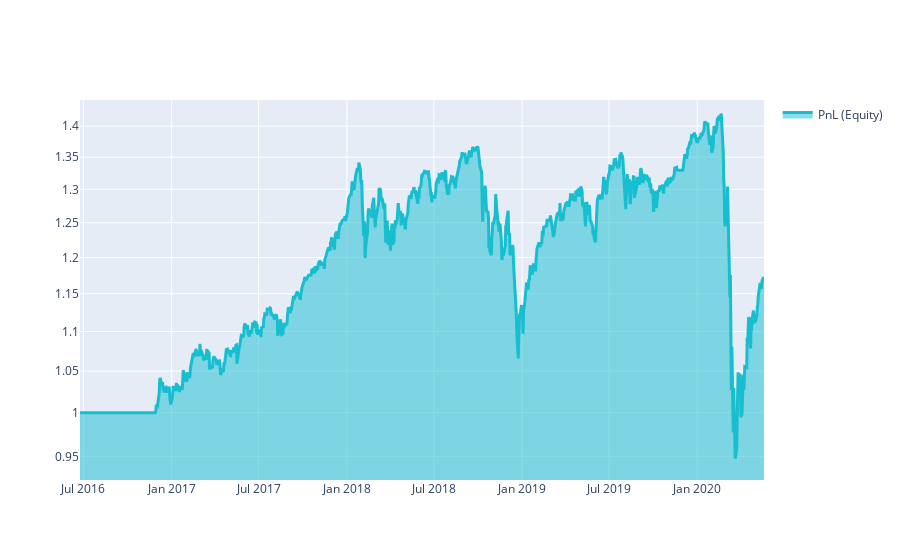

Write notebook code for a chart like this one.
### Markdown cell above
Algorithm results, calculated on historical data, are usually presented on an [equity graph](https://quantnet.ai/learn/:relativeReturns) in order to understand the behavior of the cumulative profit:

### Code cell
# show plot with profit and losses:
performance = stat.to_pandas()["equity"]
qngraph.make_plot_filled(performance.index, performance, name="PnL (Equity)", type="log")

### Figure 1 — Plotly figure (JSON) as saved in the notebook; plotly's stock layout.template omitted (floating-point values rounded to 4 significant figures; data arrays with more than 128 entries replaced by an {"elided": "..."} marker saying what was removed)
{"data": [{"fill": "tonexty", "line": {"color": "#17BECF", "width": 3}, "name": "PnL (Equity)", "type": "scatter", "x": {"elided": "982 str values"}, "y": {"elided": "982 float values"}}], "layout": {"showlegend": true, "yaxis": {"range": [-0.03434, 0.1595], "type": "log"}}}
